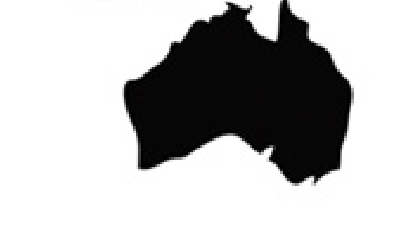
#> input picture Ch3-ImageProcessing/assets/Australia.png, 419 x 247 px, found by its file name
$ jupyter execute '【OpenCV-Python】教程：3-9 轮廓（3）轮廓属性.ipynb'
#> lines starting #> are read from the running program, lines starting #| are printed output that depends on the picture; after the words box and inside, x2 and y2 are one past the last pixel; in counts of white or black regions, pixels touching at a corner belong together; long printed decimals are rounded
[cell 1]
import cv2
import numpy as np

img = cv2.imread("Australia.png", 0)
#> img: shape (247, 419); min 0, max 255, mean 190.7
imgcolor = cv2.imread("Australia.png", 1)
#> imgcolor is the input picture: shape (247, 419, 3); mean B, G, R 190.7, 190.7, 190.8

# 二值化
ret, thresh = cv2.threshold(img, 127, 255, cv2.THRESH_BINARY_INV)
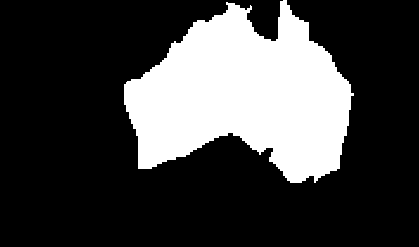
#> thresh: shape (247, 419); 25.7% white; 1 white region

# 查找轮廓
contours, hier = cv2.findContours(thresh, cv2.RETR_LIST, cv2.CHAIN_APPROX_SIMPLE)
#> contours = 1 contour; box (x1, y1, x2, y2) and area: (124, 0, 354, 183) 26164
cnt = contours[0]
#> cnt = contour of 402 points, box (x1, y1, x2, y2) (124, 0, 354, 183), area 26164

# 画轮廓
cv2.drawContours(imgcolor, contours, -1, (0, 255, 0), 2, cv2.LINE_4)

# 宽高比
x, y, w, h = cv2.boundingRect(cnt)
#> x = 124; y = 0; w = 230; h = 183
aspect_ratio = float(w) / h
#> aspect_ratio = 1.26
print('宽高比:', aspect_ratio)
#| 宽高比: 1.257

# 扩展度
## 轮廓面积与外接矩形面积比
area = cv2.contourArea(cnt)
#> area = 26163.5
rect_area = w * h
#> rect_area = 42090
extend = (float)(area)/rect_area
#> extend = 0.622
print('扩展度:', extend)
#| 扩展度: 0.6216

# 紧致度
## 轮廓面积与凸包面积比
hull = cv2.convexHull(cnt)
#> hull = contour of 19 points, box (x1, y1, x2, y2) (124, 0, 354, 183), area 32314
hull_area = cv2.contourArea(hull)
#> hull_area = 32314.5
solidity = (float)(area) / hull_area
#> solidity = 0.81
print('紧致度:', solidity)
#| 紧致度: 0.8097
cv2.drawContours(imgcolor, [hull], 0, (0, 128, 128), 2, cv2.LINE_4)

# 等效直径
equi_diameter = np.sqrt(4 * area / np.pi)
#> equi_diameter = 182.5
print("等效直径:", equi_diameter)
#| 等效直径: 182.517
# circularity = (4 * area ) / (equi_diameter * equi_diameter * np.pi)
# print("圆度:", circularity)

# 方向
# 椭圆拟合的返回值，旋转矩形
## center: 中心
## size: 矩形的宽高
## angle: 旋转角度
ellipse = cv2.fitEllipse(cnt)
#> ellipse = ((247.1, 94.1), (163, 225.2), 95.11)
(x, y), (MajorA, MinorA), angle = ellipse
#> x = 247.1; y = 94.1; MajorA = 163; MinorA = 225.2; angle = 95.11
# 画椭圆和中心
cv2.ellipse(imgcolor, ellipse, (100, 0, 255), 2)
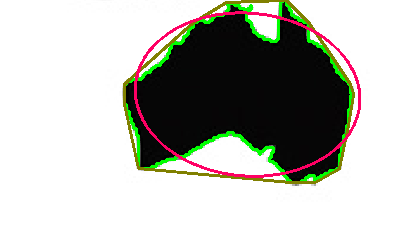
#> imgcolor: shape (247, 419, 3); mean B, G, R 183.9, 189.9, 189
cv2.circle(imgcolor, (int(x), int(y)), 3, (255, 0, 255), 2)
#> imgcolor: shape (247, 419, 3); 0.06% of pixels changed, all inside (x1, y1, x2, y2) = (243, 90, 252, 99)
print("角度:", angle)
#| 角度: 95.111

# 找到全局中最大值和最小值
min_val, max_val, min_loc, max_loc = cv2.minMaxLoc(img, mask=~thresh)
#> min_val = 128; max_val = 255; min_loc = (228, 133); max_loc = (0, 0)
cv2.circle(imgcolor, min_loc, 3, (0, 0, 255), 2)
#> imgcolor: shape (247, 419, 3); mean B, G, R 184.1, 189.8, 189.3
cv2.circle(imgcolor, max_loc, 3, (0, 0, 255), 2)
#> imgcolor: shape (247, 419, 3); mean B, G, R 184, 189.7, 189.3
print("最大值、最小值以及对应的位置", min_val, max_val, min_loc, max_loc)
#| 最大值、最小值以及对应的位置 128.0 255.0 (228, 133) (0, 0)

# 平均颜色和亮度
mean_val = cv2.mean(img, mask=~thresh)
#> mean_val = (253.8, 0, 0, 0)
print(mean_val)
#| (253.843, 0.0, 0.0, 0.0)

# 最左，最右，最上，最下的顶点
leftmost = tuple(cnt[cnt[:,:,0].argmin()][0])
#> leftmost = (124, 84)
rightmost = tuple(cnt[cnt[:,:,0].argmax()][0])
#> rightmost = (353, 95)
topmost = tuple(cnt[cnt[:,:,1].argmin()][0])
#> topmost = (283, 0)
bottommost = tuple(cnt[cnt[:,:,1].argmax()][0])
#> bottommost = (290, 182)
print(leftmost, rightmost, topmost, bottommost)
#| (124, 84) (353, 95) (283, 0) (290, 182)
cv2.circle(imgcolor, leftmost, 3, (0, 128, 255), 3)
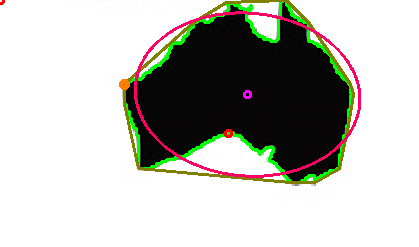
#> imgcolor: shape (247, 419, 3); mean B, G, R 183.9, 189.7, 189.4
cv2.circle(imgcolor, rightmost, 3, (0, 128, 255), 3)
#> imgcolor: shape (247, 419, 3); 0.09% of pixels changed, all inside (x1, y1, x2, y2) = (348, 90, 359, 101)
cv2.circle(imgcolor, topmost, 3, (0, 128, 255), 3)
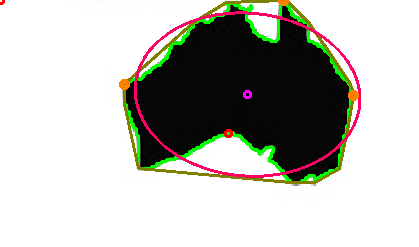
#> imgcolor: shape (247, 419, 3); mean B, G, R 183.8, 189.6, 189.6
cv2.circle(imgcolor, bottommost, 3, (0, 128, 255), 3)
#> imgcolor: shape (247, 419, 3); 0.09% of pixels changed, all inside (x1, y1, x2, y2) = (285, 177, 296, 188)


cv2.imshow("thresh", ~thresh)
cv2.imshow("imgcolor", imgcolor)
cv2.waitKey(0)
cv2.destroyAllWindows()
